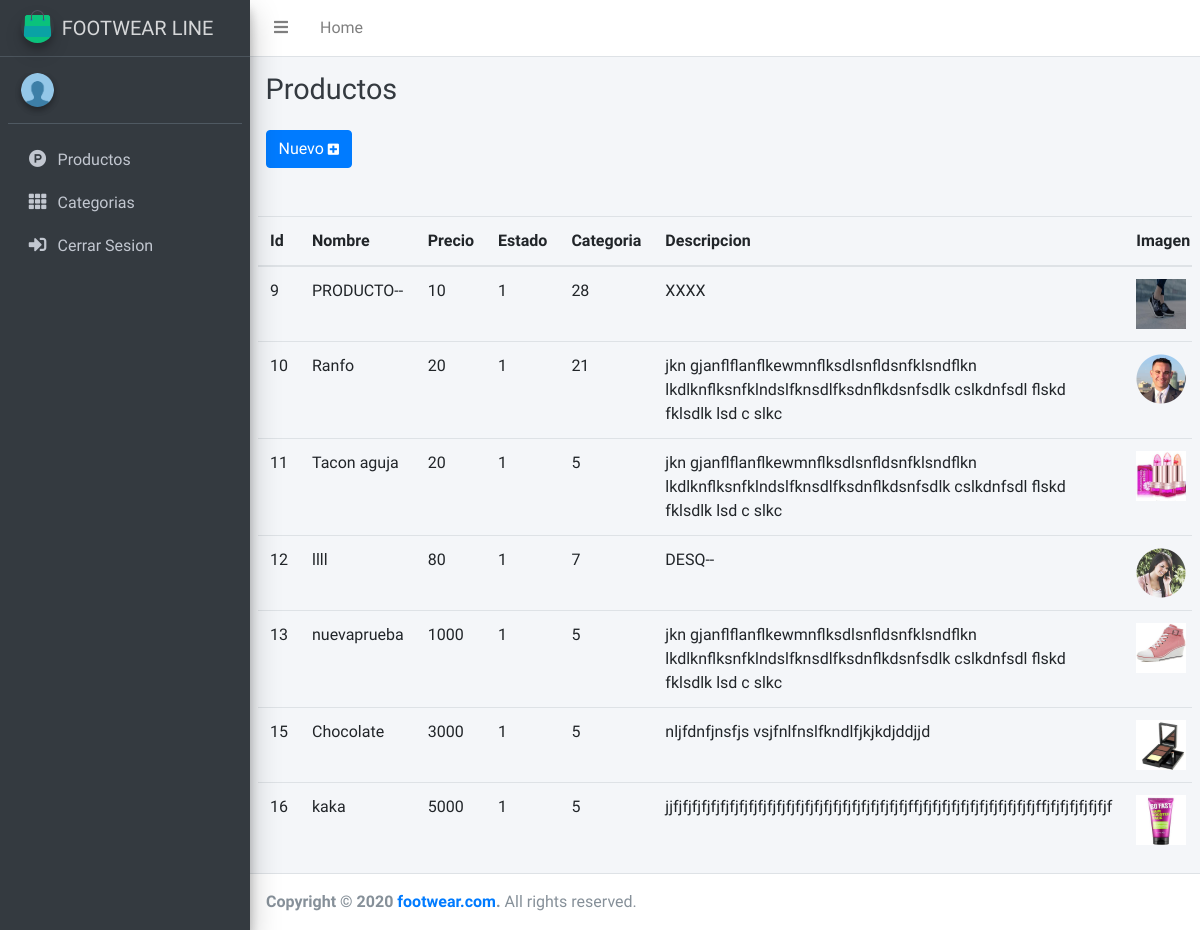
Page /admin/productos.php on the committed database.
### tables this page shows
CREATE TABLE `productos` (
  `Id` int(11) NOT NULL,
  `N_Producto` varchar(255) NOT NULL,
  `Descripcion` text NOT NULL,
  `Precio` int(11) NOT NULL,
  `Imagen` varchar(255) NOT NULL,
  `Estatus` tinyint(4) NOT NULL,
  `Id_Cat` int(11) NOT NULL
);

### admin/productos.php (the view, shortened to what this page needs)
<?php
require("../db/conect_db.php");
$sql="SELECT * FROM productos";
$query=mysqli_query($conexion,$sql);
 ?>
<!DOCTYPE html>
<html lang="es">
<head>
  <link rel="stylesheet" href="plugins/fontawesome-free/css/all.min.css">
  <link rel="stylesheet" href="dist/css/adminlte.min.css">
</head>
<body class="hold-transition sidebar-mini">
  <div class="wrapper">
    <?php
  include_once('navbar.php');
  ?>
    <?php
include_once('aside.php')
?>
    <div class="content-wrapper">
      <div class="content-header">
        <div class="container-fluid">
          <div class="row mb-2">
            <div class="col-sm-6">
              <h1 class="m-0 text-dark">Productos</h1>
            </div>
          </div>
        </div>
      </div>
      <div class="content">
        <div class="container-fluid">
          <div class="row">
            <div class="col-md-12">
              <button type="button" class="btn btn-primary" data-toggle="modal" data-target="#SaveProduct">
                Nuevo <small class="fas fa-plus-square"></small>
              </button>
            </div>
          </div>
          <br><br>
          <div class="row">
            <table class="table table-responsive">
              <thead>
                <tr>
                  <th scope="col">Id</th>
                  <th scope="col">Nombre</th>
                  <th scope="col">Precio</th>
                  <th scope="col">Estado</th>
                  <th scope="col">Categoria</th>
                  <th scope="col">Descripcion</th>
                  <th scope="col">Imagen</th>
                </tr>
              </thead>
              <tbody>
                <?php
                while($arreglo=mysqli_fetch_array($query)){
                    echo "<tr class='success'>";
                      echo "<td>$arreglo[Id]</td>";
                      echo "<td>$arreglo[N_Producto]</td>";
                      echo "<td>$arreglo[Precio]</td>";
                      echo "<td>$arreglo[Estatus]</td>";
                      echo "<td>$arreglo[Id_Cat]</td>";
                      echo "<td>$arreglo[Descripcion]</td>";
                      echo "<td><img src='../views/$arreglo[Imagen]' width='50px' height='50px'></td>";
                    echo "</tr>";
                }
               ?>
              </tbody>
            </table>
          </div>
        </div>
      </div>
    </div>
    <footer class="main-footer">
      <strong>Copyright &copy; 2020 <a href="https://adminlte.io">footwear.com</a>.</strong> All rights reserved.
    </footer>
  </div>
</body>
</html>

### admin/navbar.php
<nav class="main-header navbar navbar-expand navbar-white navbar-light">
  <ul class="navbar-nav">
    <li class="nav-item">
      <a class="nav-link" data-widget="pushmenu" href="#" role="button"><i class="fas fa-bars"></i></a>
    </li>
    <li class="nav-item d-none d-sm-inline-block">
      <a href="index3.html" class="nav-link">Home</a>
    </li>
  </ul>
</nav>

### admin/aside.php (shortened to what this page needs)
<aside class="main-sidebar sidebar-dark-primary elevation-4">
  <a href="productos.php" class="brand-link">
    <img src="../views/images/logo/logo2.png" alt="AdminLTE Logo" class="brand-image img-circle elevation-3"
      style="opacity: .8">
    <span class="brand-text font-weight-light">FOOTWEAR LINE</span>
  </a>
  <div class="sidebar">
    <div class="user-panel mt-3 pb-3 mb-3 d-flex">
      <div class="image">
        <img src="../views/images/admin/user.png" class="img-circle elevation-2" alt="User Image">
      </div>
      <div class="info">
        <a href="#" class="d-block"><?php print_r($_SESSION['user']);?></a>
      </div>
    </div>
    <nav class="mt-2">
      <ul class="nav nav-pills nav-sidebar flex-column" data-widget="treeview" role="menu" data-accordion="false">
        <li class="nav-item">
          <a href="productos.php" class="nav-link">
            <i class="nav-icon fab fa-product-hunt"></i>
            <p>
              Productos
            </p>
          </a>
        </li>
        <li class="nav-item">
          <a href="categoria.php" class="nav-link">
            <i class="nav-icon fas fa-th"></i>
            <p>
              Categorias
            </p>
          </a>
        </li>
        <li class="nav-item">
          <a href="../models/cerrarSesion.php" class="nav-link">
            <i class="nav-icon fas fa-sign-in-alt"></i>
            <p>
              Cerrar Sesion
            </p>
          </a>
        </li>
      </ul>
    </nav>
  </div>
</aside>

### rows in the picture
productos: Id "9", N_Producto "PRODUCTO--", Precio "10", Estatus "1", Id_Cat "28", Descripcion "XXXX", shows a picture
productos: Id "10", N_Producto "Ranfo", Precio "20", Estatus "1", Id_Cat "21", Descripcion "jkn gjanflflanflkewmnflksdlsnfldsnfklsndflkn lkdlknflksnfklndslfknsdlfksdnflkdsnfsdlk cslkdnfsdl flskd fklsdlk lsd c slkc", shows a picture
productos: Id "11", N_Producto "Tacon aguja", Precio "20", Estatus "1", Id_Cat "5", Descripcion "jkn gjanflflanflkewmnflksdlsnfldsnfklsndflkn lkdlknflksnfklndslfknsdlfksdnflkdsnfsdlk cslkdnfsdl flskd fklsdlk lsd c slkc", shows a picture
productos: Id "12", N_Producto "llll", Precio "80", Estatus "1", Id_Cat "7", Descripcion "DESQ--", shows a picture
productos: Id "13", N_Producto "nuevaprueba", Precio "1000", Estatus "1", Id_Cat "5", Descripcion "jkn gjanflflanflkewmnflksdlsnfldsnfklsndflkn lkdlknflksnfklndslfknsdlfksdnflkdsnfsdlk cslkdnfsdl flskd fklsdlk lsd c slkc", shows a picture
productos: Id "15", N_Producto "Chocolate", Precio "3000", Estatus "1", Id_Cat "5", Descripcion "nljfdnfjnsfjs vsjfnlfnslfkndlfjkjkdjddjjd", shows a picture
productos: Id "16", N_Producto "kaka", Precio "5000", Estatus "1", Id_Cat "5", Descripcion "jjfjfjfjfjfjfjfjfjfjfjfjfjfjfjfjfjfjfjfjfjfjfjfjfjfjffjfjfjfjfjfjfjfjfjfjfjfjfjffjfjfjfjfjfjfjf", shows a picture
